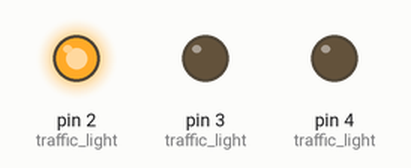
Recording of a sketch running on a simulated Arduino Uno, built with avr-gcc and run on an emulated ATmega328P. On the bench: output pins drawn as LEDs (lit = HIGH).

Above: at 2.5 s.
At 13.7 s:
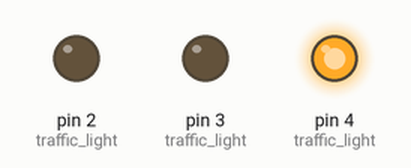
At 16.2 s:
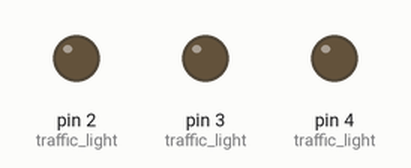
At 20.0 s:
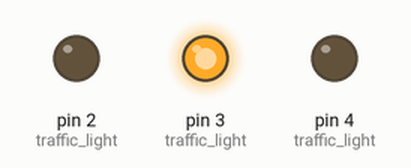
At 28.0 s:
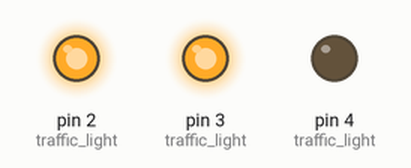
Timing chart, 0 to 29.3 s (numbered marks = the images above):
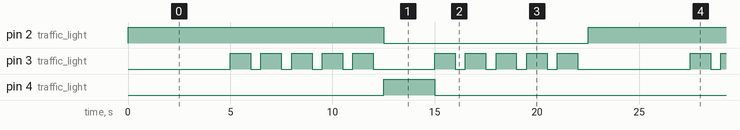

The sketch:

2-traffic-light.ino
```cpp
#define RED 2
#define YELLOW 3
#define GREEN 4

const int traffic_light[] = {RED, YELLOW, GREEN};
void setup() {
  for (int i = 0; i < 3; i++)
  {
    pinMode(traffic_light[i], OUTPUT);
  }
}

void loop() {
  digitalWrite(traffic_light[0],HIGH);
  delay(5000);

  for (int i = 0; i < 5; i++)
  {
    digitalWrite(traffic_light[1], HIGH);
    delay(1000);
    digitalWrite(traffic_light[1], LOW);
    delay(500);
  }
  digitalWrite(traffic_light[0],LOW);

  digitalWrite(traffic_light[2], HIGH);
  delay(2500);
  digitalWrite(traffic_light[2], LOW);

  for (int i = 0; i < 5; i++)
  {
    digitalWrite(traffic_light[1], HIGH);
    delay(1000);
    digitalWrite(traffic_light[1], LOW);
    delay(500);
  }
}
```

Measured:
- by itself, pin 2 (traffic_light): alternates HIGH for 12.5 s and LOW for 10.0 s
- by itself, pin 4 (traffic_light): alternates HIGH for 2.5 s and LOW for 20.0 s
- by itself, pin 3 (traffic_light): repeats every 22.5 s: 4 × (LOW 0.50 s, HIGH 1.0 s), LOW 3.0 s, 4 × (HIGH 1.0 s, LOW 0.50 s), HIGH 1.0 s, LOW 5.5 s, HIGH 1.0 s
